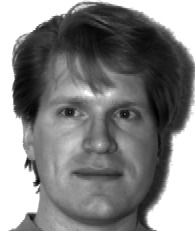
#> input picture Vision_algorithm/image/subject01.centerlight.jpg, 195 x 231 px, found by its file name; its folder holds only this picture in this run
$ jupyter execute lbp_algorithm.ipynb
#> lines starting #> are read from the running program, lines starting #| are printed output that depends on the picture
# Local Binary Pattern을 활용한 Face Recognition
---

### Dataset Description:
- 그레이 스케일 face 이미지 17장 + Non-face 이미지 1장 총 18장으로 구성
- 각 이미지의 사이즈는 195 × 231

- apple1_gray.jpg,
  subject01.centerlight.jpg, subject01.happy.jpg, subject01.normal.jpg,
  subject02.normal.jpg, subject03.normal.jpg, subject07.centerlight.jpg, subject07.happy.jpg, subject07.normal.jpg, subject10.normal.jpg, subject11.centerlight.jpg, subject11.happy.jpg, subject11.normal.jpg, subject12.normal.jpg, subject14.happy.jpg, subject14.normal.jpg, subject14.sad.jpg, subject15.normal.jpg

### 데이터셋 준비
- https://docs.google.com/uc?export=download&id=1sWf596Yy4GkBxPA9VEiETPXPU3eYfs3H
- 위 주소로 압축 파일 다운로드 후 압축 해제

[cell 1]
# 파이썬 라이브러리 import
from matplotlib import pyplot as plt
from matplotlib.image import imread
import numpy as np
import os
import cv2

[cell 2]
# 주어진 영상을 읽기
dataset_dir  = os.listdir('./image')
dataset_dir = [img for img in dataset_dir if img.endswith(".jpg")]
dataset_dir = sorted(dataset_dir)

width  = 195
height = 231

[cell 3]
# Dataset 이미지 불러오기
print('All Images:')
image_names = dataset_dir
tensor = np.ndarray(shape=(len(image_names), height, width), dtype=np.float64)
print('All tensor shape : ', tensor.shape)

plt.figure(figsize=(10, 8))
for i in range(len(image_names)):
    img = plt.imread(image_names[i])
#> img is the input picture: shape (231, 195); min 0, max 255, mean 132
    tensor[i] = np.array(img, dtype='float64')
    plt.subplot(3, 6, 1+i)
    plt.title(image_names[i].split('.')[0][-2:]+image_names[i].split('.')[1])
    plt.imshow(img, cmap='gray')
    plt.axis('off')
    plt.subplots_adjust(right=1.2, top=1.2)
    plt.tick_params(labelleft='off', labelbottom='off', bottom='off', top='off', right='off', left='off', which='both')
plt.show()

[cell 4]
# 입력 row, col 위치의 pixel과 center pixel을 비교해 크거나 같으면 1, 아니면 0 반환
def get_pixel(img, center, row, col):
  new_value = 0
  if img[row][col] >= center:
    new_value = 1

  return new_value

[cell 5]
'''
64      128     1
32      0       2
16      8       4
'''
# 위에서 작성한 get_pixel에서 얻은 상대적인 밝기에 대한 정보에 중앙을 제외하고
# 우측 상단부터 ''시계'' 방향으로 [1, 2, 4, 8, 16, 32, 64, 128]의 가중치를 적용. (위 3x3 matrix 참조)
def lbp_calculated_pixel(img, row, col):
  pad_img = np.pad(img, (1,1), mode = 'constant', constant_values = 255) # 왼쪽 , 위 픽셀값이 없을 경우 이 값을 채워주기 위해 padding
  center = pad_img[row+1][col+1]
  weight_list = [1,2,4,8,16,32,64,128]
  # image의 padding을 붙혔기 때문에 기준점이 row +1, col +1 이 된다 그렇게 때문에 이를 기준으로 8방향성에 대해 표현
  top_right = get_pixel(pad_img, center, row=row+1-1, col=col+1+1)
  right = get_pixel(pad_img, center, row = row+1, col = col+1+1)
  bottom_right = get_pixel(pad_img, center, row = row+1+1 , col=col+1+1)
  bottom = get_pixel(pad_img, center, row = row+1+1 , col = col+1)
  bottom_left = get_pixel(pad_img, center, row = row+1+1, col = col+1-1)
  left = get_pixel(pad_img, center, row = row+1, col = col+1-1)
  top_left = get_pixel(pad_img, center, row = row+1-1, col = col+1-1)
  top = get_pixel(pad_img, center, row=row+1-1, col = col+1)

  value = sum(np.multiply(weight_list, [top_right, right, bottom_right, bottom, bottom_left, left, top_left, top]))
  # 코드 작성
  # 위에서 작성한  함수 get_pixel 활용

  return value

[cell 6]
#위에서 구한 lbp_calculated_pixel함수에서 얻은 값을 [0~255]의 값을 갖도록 히스토그램을 구하기 위한 함수
def calcHistogram(lbp_img, height, width):
  histogram = np.zeros(256, np.int32)
  for i in range(0, height) :
    for j in range(0, width) :
      histogram[lbp_img[i][j]] += 1


  return histogram

[cell 7]
# LBP 이미지, 히스토그램 생성
lbp_img_list = []
lbp_hist_list = []
for n in range(len(image_names)):
    lbp_img = np.zeros((height, width), np.uint8)

    for i in range(0, height):
        for j in range(0, width):
            lbp_img[i, j] = lbp_calculated_pixel(tensor[n], i, j)
    lbp_hist = calcHistogram(lbp_img, height, width)
 #   lbp_hist = cv2.calcHist([lbp_img], [0], None, [256], [0, 256])

    lbp_img_list.append(lbp_img)
    lbp_hist_list.append(lbp_hist)

[cell 8]
# LBP 이미지 출력
plt.figure(figsize=(10, 8))
for i in range(len(lbp_img_list)):
    plt.subplot(3, 6, 1+i)
    plt.title(image_names[i].split('.')[0][-2:]+image_names[i].split('.')[1])
    plt.imshow(lbp_img_list[i], cmap='gray')
    plt.axis('off')
    plt.subplots_adjust(right=1.2, top=1.2)
    plt.tick_params(labelleft='off', labelbottom='off', bottom='off', top='off', right='off', left='off', which='both')
plt.show()
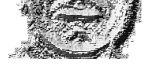
#> figure drawn by matplotlib, 1 panel

[cell 9]
# LBP 히스토그램 출력
plt.figure(figsize=(20, 8))
for i in range(len(lbp_hist_list)):
    plt.subplot(3, 6, 1+i)
    plt.title(image_names[i].split('.')[0][-2:]+image_names[i].split('.')[1])
    plt.plot(lbp_hist_list[i])
    plt.subplots_adjust(right=1.2, top=1.2)
plt.show()
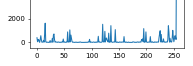
#> figure drawn by matplotlib, 1 panel; curve peaks at x = 255, y = 9857
